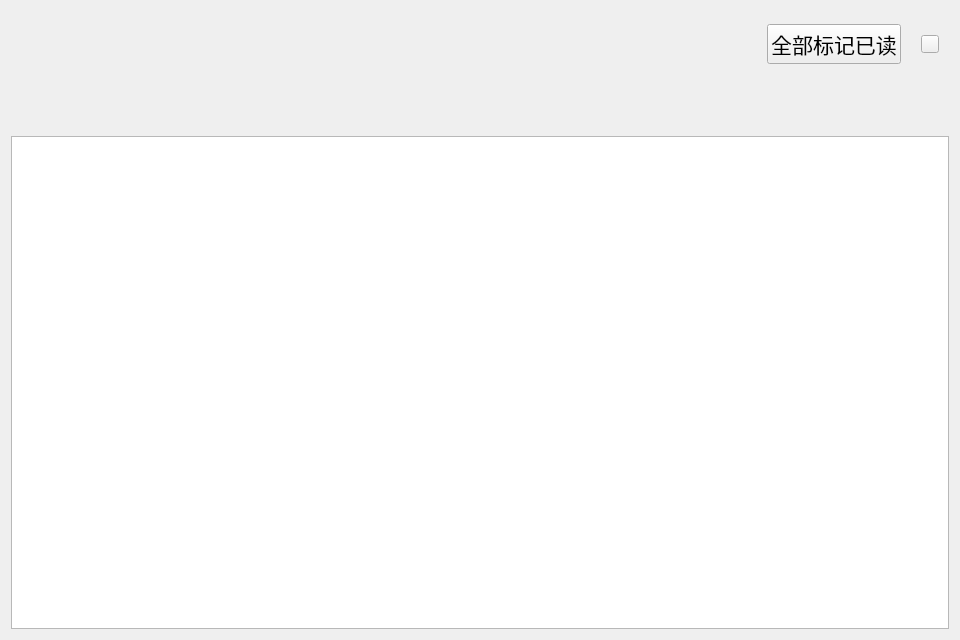
<?xml version="1.0" encoding="UTF-8"?>
<ui version="4.0">
 <class>StationInformationWidget</class>
 <widget class="QWidget" name="StationInformationWidget">
  <property name="geometry">
   <rect>
    <x>0</x>
    <y>0</y>
    <width>960</width>
    <height>640</height>
   </rect>
  </property>
  <property name="minimumSize">
   <size>
    <width>960</width>
    <height>640</height>
   </size>
  </property>
  <property name="maximumSize">
   <size>
    <width>960</width>
    <height>640</height>
   </size>
  </property>
  <property name="windowTitle">
   <string>StationInformationWidget</string>
  </property>
  <layout class="QGridLayout" name="gridLayout">
   <item row="0" column="0">
    <layout class="QVBoxLayout" name="verticalLayout_2">
     <item>
      <layout class="QHBoxLayout" name="horizontalLayout_2">
       <item>
        <spacer name="horizontalSpacer">
         <property name="orientation">
          <enum>Qt::Horizontal</enum>
         </property>
         <property name="sizeHint" stdset="0">
          <size>
           <width>40</width>
           <height>20</height>
          </size>
         </property>
        </spacer>
       </item>
       <item>
        <layout class="QHBoxLayout" name="horizontalLayout">
         <property name="spacing">
          <number>20</number>
         </property>
         <property name="topMargin">
          <number>13</number>
         </property>
         <property name="rightMargin">
          <number>10</number>
         </property>
         <item>
          <widget class="QPushButton" name="tagRead">
           <property name="minimumSize">
            <size>
             <width>0</width>
             <height>0</height>
            </size>
           </property>
           <property name="font">
            <font>
             <family>黑体</family>
             <pointsize>16</pointsize>
            </font>
           </property>
           <property name="text">
            <string>全部标记已读</string>
           </property>
           <property name="iconSize">
            <size>
             <width>18</width>
             <height>18</height>
            </size>
           </property>
          </widget>
         </item>
         <item>
          <widget class="QPushButton" name="closeBtn">
           <property name="minimumSize">
            <size>
             <width>18</width>
             <height>18</height>
            </size>
           </property>
           <property name="maximumSize">
            <size>
             <width>18</width>
             <height>18</height>
            </size>
           </property>
           <property name="text">
            <string/>
           </property>
          </widget>
         </item>
        </layout>
       </item>
      </layout>
     </item>
     <item>
      <layout class="QVBoxLayout" name="verticalLayout">
       <item>
        <spacer name="verticalSpacer">
         <property name="orientation">
          <enum>Qt::Vertical</enum>
         </property>
         <property name="sizeType">
          <enum>QSizePolicy::Minimum</enum>
         </property>
         <property name="sizeHint" stdset="0">
          <size>
           <width>20</width>
           <height>66</height>
          </size>
         </property>
        </spacer>
       </item>
       <item>
        <widget class="QListView" name="listView">
         <property name="font">
          <font>
           <family>黑体</family>
           <pointsize>24</pointsize>
          </font>
         </property>
        </widget>
       </item>
      </layout>
     </item>
    </layout>
   </item>
  </layout>
 </widget>
 <layoutdefault spacing="6" margin="11"/>
 <resources/>
 <connections/>
</ui>
